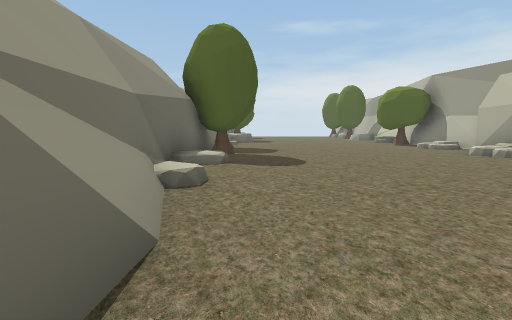
view 1 (above)

14 first-person views from a walk through a Unity game level. The camera is 1.3 m above the floor, tilts 6° down and sees 80° across. The floor is counted in squares, 2 m on a side. Each view is taken from the middle of a square. On the plan, view 1 faces up. The plan holds only what a view shows up to about 10 squares ahead; the rest is blank. The place goes on beyond the plan. The player is left out. Some animated figures are not drawn.

view 2
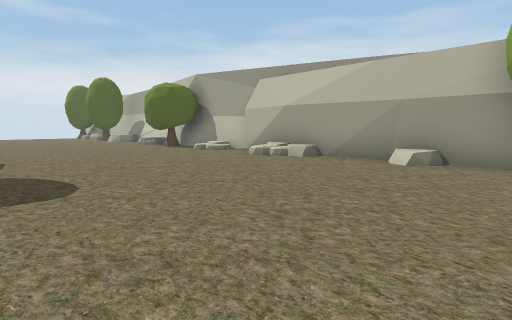

view 3
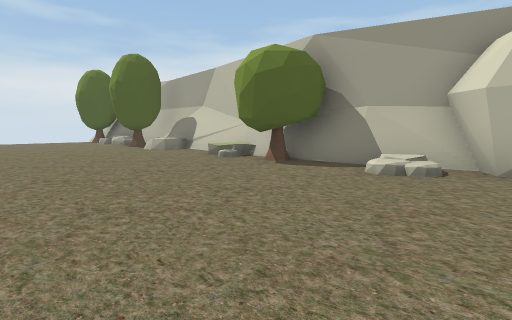

view 4
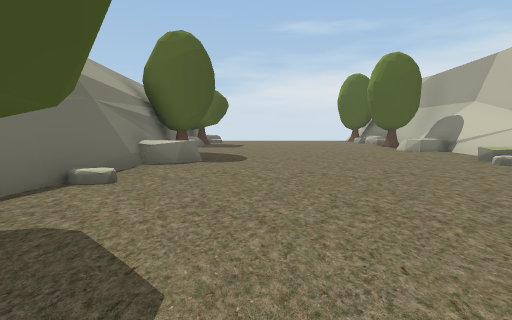

view 5
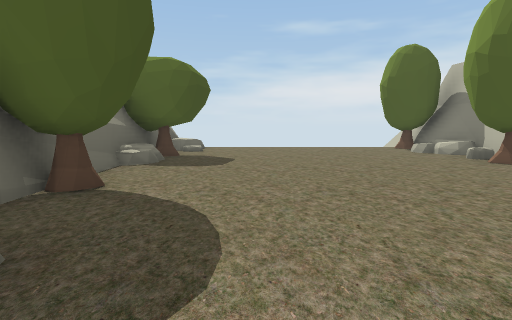

view 6
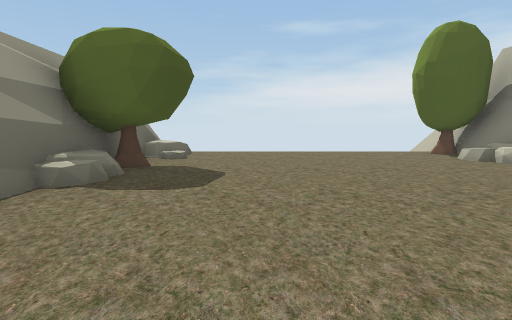

view 7
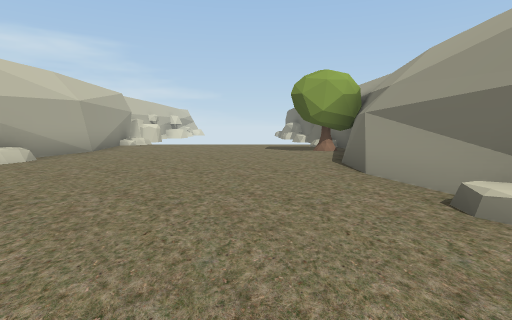

view 8
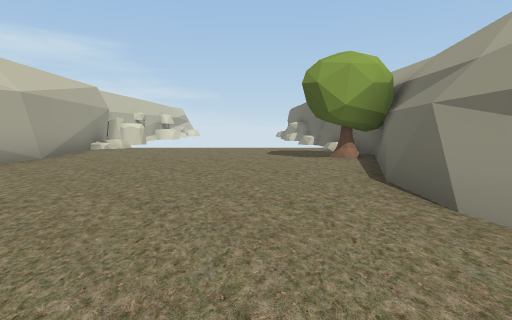

view 9
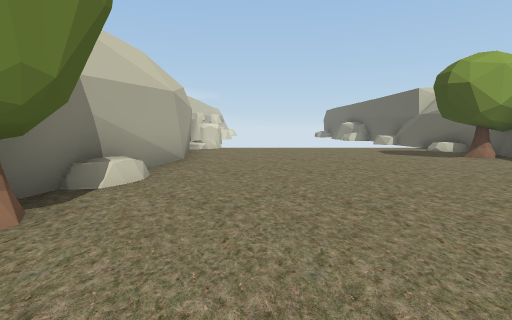

view 10
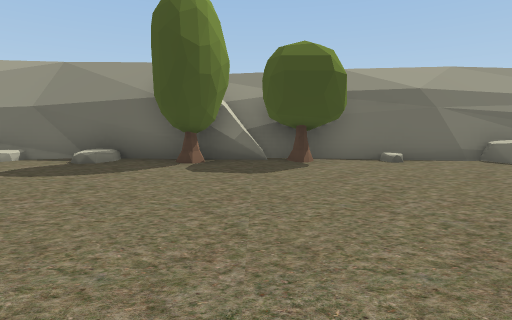

view 11
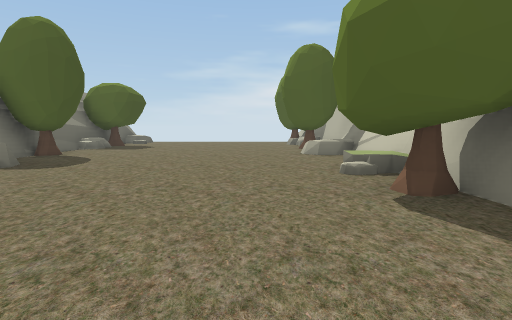

view 12
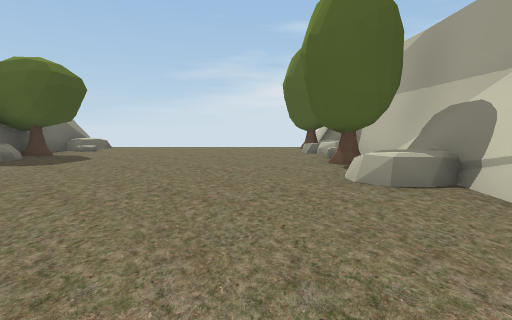

view 13
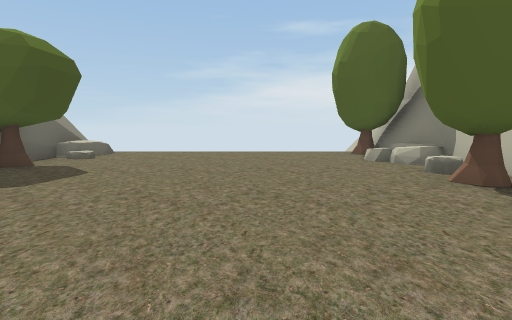

view 14
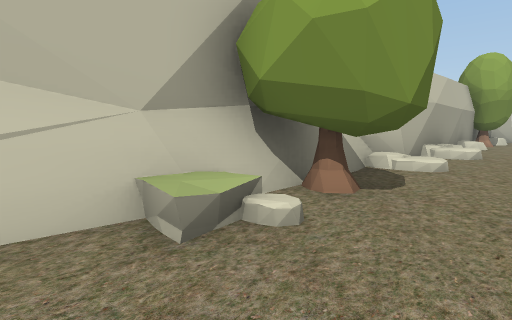

### Floor plan
Points are (right, up) in squares from view 1. A wall is a line through its corners. A room is listed if a view was taken in it or the views show most of it. See-through windows are left out.
Room 1 (views 1, 2, 3, 4, 5, 6, 7, 8, 9, 10, 11, 12, 13, 14)
walls: (-1.3, 8.6) (-1.6, 4.5); (-1.3, 10) (-1.2, 8.7); (-1.5, 8.6) (-1.4, 8); (-1.8, 9.9) (-1.8, 8.7); (-1.9, 9.5) (-2, 8.6); (6.1, 7.6) (6.2, 8.7) (6.9, 9.1); (6.2, 7.5) (6.2, 8.2); (6.8, 9) (6.4, 10.7); (6.6, 10.6) (6.5, 15.4); (6.8, 10) (6.6, 10.8); (6.3, 11.5) (6.3, 13.6); (7, 9.2) (6.6, 10.3); (7.1, 9.6) (6.9, 10); (-1.3, 13.2) (-1.9, 9.8); (-1.8, 5.2) (-0.8, 0.7) (-1.9, -3.3); (6.5, 13.4) (6.9, 18.3); (6.2, 2.5) (6.2, 5.5); (-0.7, 1.7) (-0.7, 0.2); (6.8, 17.7) (6.4, 21.4); (5.5, -2.5) (6.2, 1.5); (6.6, 20.5) (6.2, 22.5); (-1.9, -2.9) (-1.4, -6.1); (-1.7, 23) (-1.4, 12.9); (-1.9, 23.3) (-1.7, 22.3); (6.1, -6.2) (5.5, -2.1)
low walls: (6.2, 11.5) (6.2, 12.9); (6.9, 9.1) (6.6, 9.8); (-1.1, 13.2) (-1.6, 10.1); (-1.5, 5) (-1.3, 4.2); (-1.6, 4.5) (-0.7, 1.1); (-1, 3.2) (-0.6, 1.5); (6.5, 15.4) (6.8, 18.7); (6.5, 15.5) (6.5, 16.5); (-0.7, 0.4) (-0.9, -0.6); (-1.7, 20.7) (-1.7, 19.9); (-1.7, 21.6) (-1.7, 20.9); (-1.7, 23.4) (-1.5, 22.8)
objects: other object (-2, 19) to (-1, 19); other object (-1, -3); other object (-1, 8); other object (-1, 10); other object (-1, 14); other object (-1, 16); other object (-1, 20); other object (-1, 22) to (-1, 23); other object (5, 12); other object (5, 18) to (6, 19); other object (6, 0); other object (6, 2); other object (6, 4); other object (6, 6); other object (6, 7); other object (6, 17); other object (6, 21); other object (6, 23)

Positions as (right, up) in squares from view 1, and headings:
1: (0, 0), facing up
2: (0, 2), facing up-right
3: (1, 8), facing up-right
4: (1, 8), facing up
5: (1, 13), facing up
6: (1, 15), facing up
7: (1, 6), facing down
8: (1, 4), facing down
9: (4, 4), facing down
10: (5, 9), facing left
11: (4, 9), facing up
12: (4, 13), facing up
13: (3, 15), facing up
14: (4, 15), facing down-right
